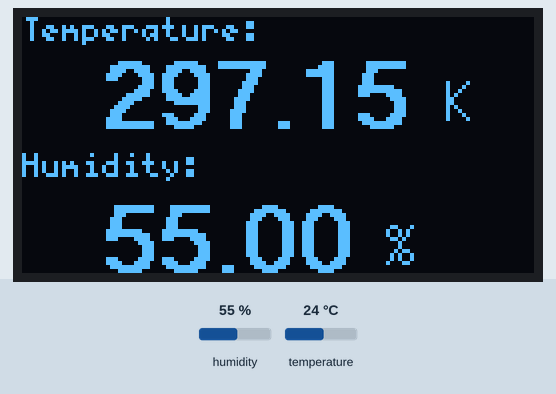
Simulated run of this sketch. Board: ESP32. Shown: 128×64 one-colour display. The test bench sets the inputs (shaded band); at power-on: temperature 24 °C, humidity 55 %. WiFi joins after 1.5 s; servers stay silent unless stated; what the sketch prints to the serial monitor is not drawn.

Above: at 5.1 s.
5.2 s: temperature set to 12 °C
At 9.7 s:
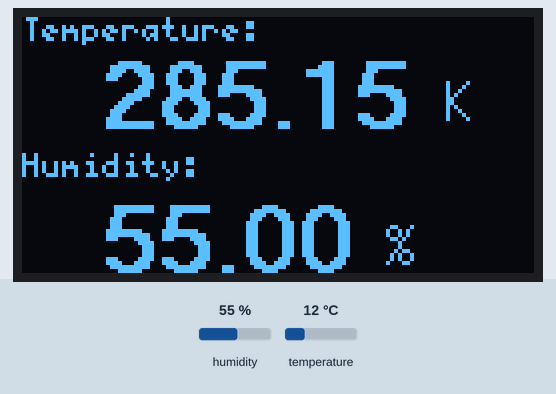
10.3 s: humidity set to 22 %
At 14.1 s:
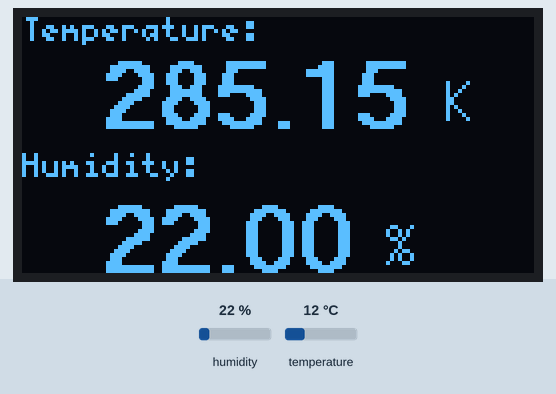
20.3 s: temperature set to 19 °C
At 23.0 s:
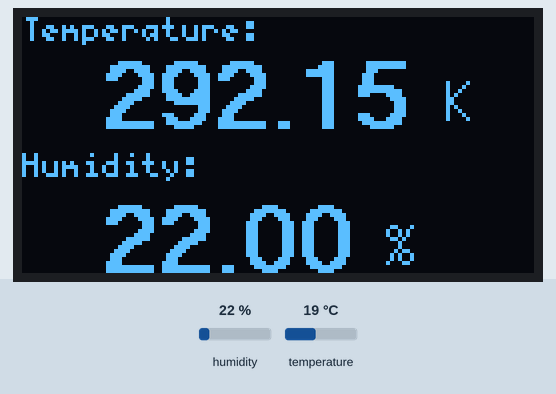
23.9 s: humidity set to 40 %
At 27.4 s:
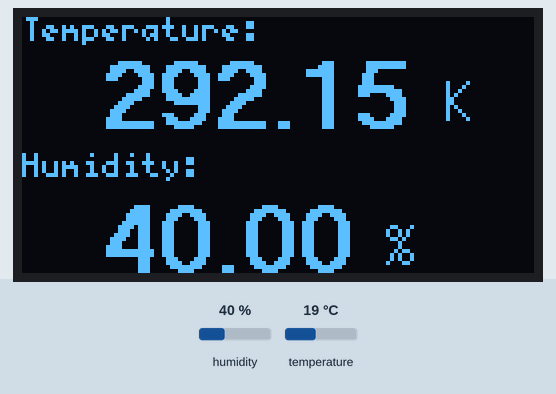
Timing chart, 0 to 28.9 s (numbered marks = the images above; inputs shaded):
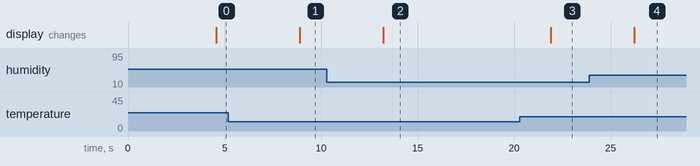

Measured:
- after the input at 5.2 s, the display: changes after 3.7 s (image 1)
- after the input at 10.3 s, the display: changes after 2.9 s (image 2)
- after the input at 20.3 s, the display: changes after 1.6 s (image 3)
- after the input at 23.9 s, the display: changes after 2.3 s (image 4)

The sketch:

teletemp.ino
```cpp
/*  Programm: Fensteröffner
 *
 *  Autor: Johannes Werner
 *
 *  Zweck: Auslesen der Temperatur und Luftfeuchtigkeit mithilfe des DHT22. Anzeige in human readable format in °C und %.
 *
 *  Nutzen der Werte zur Steuerung eines 28BY ... Schrittmotors mit einem xxxxx Motortreibers um ein Fenster zu öffnen und zu schließen.
 *
 *  Changelog auf github.com
 */

//--------------------------------------// Setup der dependencies und Initialisierung //--------------------------------------------------


#include "DHT.h"      // Einbinden der Arduino DHT Bibliothek
#define DHTPIN 23       // Pin auf dem der DHT verbunden ist (GPIO 23)
#define DHTTYPE DHT22       // DHT Typ
DHT dht(DHTPIN, DHTTYPE);


#include <WiFi.h> // Telegram Bot und WLAN Libraries
#include <WiFiClientSecure.h>
#include <UniversalTelegramBot.h>

char ssid[] = "WLAN-JPDXXU";     // SSID
char password[] = "5465639467259766"; // Netzwerkschlüssel

#define BOTtoken "821667466:AAFtCtzbe_x4TMjj5ewGQB6EfqG3eppk3H8"

WiFiClientSecure client; // Initialisierung
UniversalTelegramBot bot(BOTtoken, client);

int Bot_mtbs = 1000; //mean time between scan messages
long Bot_lasttime;   //last time messages' scan has been done
bool Start = false;


//Libraries für das OLED Display
#include <Arduino.h>
#include <U8g2lib.h> // Textanzeige
#include <Wire.h>     // Displaytyp (I2C)

U8G2_SSD1306_128X64_NONAME_F_HW_I2C u8g2(U8G2_R0, /* reset=*/ U8X8_PIN_NONE);

//Motor initialization
#include <Stepper.h> // Stepper library

const int stepsPerRevolution = 2048;  // Schritte für eine Umdrehung

Stepper myStepper(stepsPerRevolution, 27, 25, 26, 33); // Definierung der Pins (Reihenfolge muss ggf. angepasst werden.)


void setup(void) {
  // Setup des Displays
  Serial.begin(9600);
  u8g2.begin();
  dht.begin();
  // Setup des Motors
  myStepper.setSpeed(15);

  WiFi.mode(WIFI_STA); //WLAN Modus
  WiFi.begin(ssid, password);

  while (WiFi.status() != WL_CONNECTED) { // Von anderem WLAN abmelden
    Serial.print(".");
    delay(500);
  }
}


// Telegram Funktion
void handleNewMessages(int numNewMessages) {
  Serial.println("handleNewMessages");
  Serial.println(String(numNewMessages));

  for (int i=0; i<numNewMessages; i++) {        //Solange es neue Nachrichten gibt
    String chat_id = String(bot.messages[i].chat_id);
    String text = bot.messages[i].text;

    String from_name = bot.messages[i].from_name;
    if (from_name == "") from_name = "Guest";
    //------------ Datenabfrage --------------
    if (text == "/data") {
      bot.sendChatAction(chat_id, "measuring");
      float t = dht.readTemperature();
      float h = dht.readHumidity();
      t = t-1;
      h = h-2;
      String welcome = "The current temperature is " + String(t) + "°C,  " + String(273.15 + t) + "K  or " + String(t*1.8 + 32) + "°F.\n" ;
      welcome += "The current measured humidity is " + String(h) + "%.";
      bot.sendMessage(chat_id, welcome);
    }
    //----------- Hilfe -------------
    if (text == "/help") {
      bot.sendChatAction(chat_id, "figuring this out");

      String help = "Hi! This bot is connected to a smart window! Don't worry, not Windows 10, so it won't break overnight or crash at random moments ;).";
      help += "\n\nYou can use the following commands:\n";

      help += "\n  /data to measure data with the sensor.";
      help += "\n  /status to know if the window is open or closed.";
      bot.sendMessage(chat_id, help);
    }
    //--------- Fensterstatus ---------
    if (text == "/status") {
      bool windowopen = false;
      if (windowopen = true) {
      String stat = "The window is open.";                //dafür bool funktion bauen
      bot.sendMessage(chat_id, stat);
      }
      if (windowopen = false) {
      String stat = "The window is closed.";
      bot.sendMessage(chat_id, stat);
      }
    }
    //----------- Fehlermeldung --------
    if (text != "/data") {
      bot.sendChatAction(chat_id, "wut???");
      bot.sendMessage(chat_id, String("Sorry m8, dunno what the fuck you sayin. Send me /help for help"));
    }

  }
}


//-----------------------// Ausgabe am Display //----------------------------------------------------------------------------------------------------------------
void display(float t, float h) {
  u8g2.clearBuffer();         // Display löschen

  u8g2.setFont(u8g2_font_5x7_tf);         // 6 pixel groß
  u8g2.drawStr(0,6,"Temperature:");       // u8g2.drawStr(x,y,"text");
  u8g2.drawStr(0,40,"Humidity:");

  u8g2.setFont(u8g2_font_crox5hb_tf);       // 18 pixel groß
  u8g2.setCursor(20,28);        //für .print braucht man setCursor, nicht die Syntax (x,y,[text])
  u8g2.print(t);
  u8g2.setCursor(20,64);
  u8g2.print(h);

  u8g2.setFont(u8g2_font_unifont_t_symbols);
  //u8g2.drawGlyph(90,26,0x2103);       // U+2103 :  °C
  u8g2.drawStr(105,26,"K");
  u8g2.drawGlyph(90,62,0x0025);       // U+0025 :  %      (FF05 not working)

  u8g2.sendBuffer();          // Befehle an Display senden
  delay(1000);        // 1s warten => 1Hz refresh rate
}

void motor(){
  myStepper.step(10240);//Anzahl an Schritten (für 1m distanz mit r=3 : 10 240 steps
  delay(900000);//Wartedauer in ms (900k = 15min)
  myStepper.step(-10240); // Fenster wieder zu
  delay(900000);
}


void loop() {
  delay(3000);        // Sensor kann maximal 0.5Hz. Abfrage alle 5s.
  float t = dht.readTemperature();         //Temperatur speichern in t
  float h = dht.readHumidity();       //Luftfeuchtigkeit speichern in h
  Serial.print(t);        //Ausgabe in der Serial, zum Auslesen am PC mit dem Serial Monitor
  t = 273.15 + t;

  display(t, h);

  if (millis() > Bot_lasttime + Bot_mtbs)  {
    int numNewMessages = bot.getUpdates(bot.last_message_received + 1);

    while(numNewMessages) {
      Serial.println("got response");
      handleNewMessages(numNewMessages);
      numNewMessages = bot.getUpdates(bot.last_message_received + 1);
    }

    Bot_lasttime = millis();
  }
}
```
